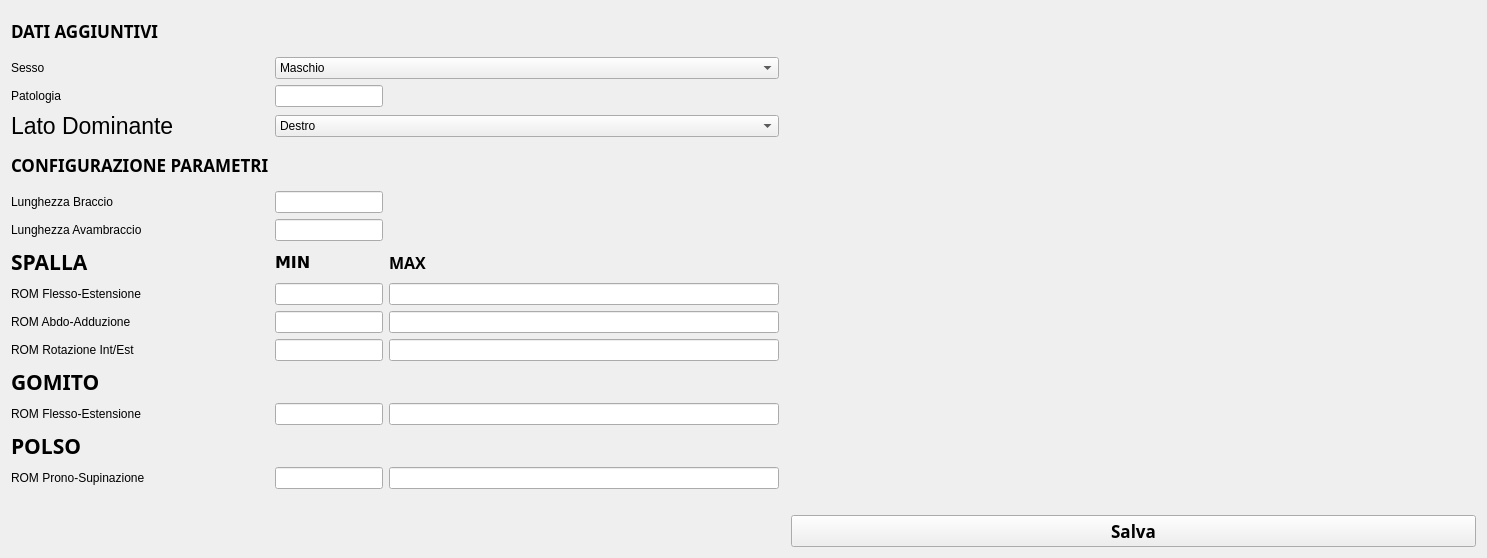
     <widget class="QWidget" name="page_config">
      <layout class="QGridLayout" name="gridLayout_2">
       <item row="2" column="0">
        <widget class="QLabel" name="label_2">
         <property name="text">
          <string>Patologia</string>
         </property>
        </widget>
       </item>
       <item row="5" column="2" colspan="3">
        <spacer name="horizontalSpacer_2">
         <property name="orientation">
          <enum>Qt::Horizontal</enum>
         </property>
         <property name="sizeHint" stdset="0">
          <size>
           <width>792</width>
           <height>17</height>
          </size>
         </property>
        </spacer>
       </item>
       <item row="25" column="1">
        <widget class="QLineEdit" name="lineEdit_rom5_min"/>
       </item>
       <item row="2" column="1">
        <widget class="QLineEdit" name="lineEdit_patologia"/>
       </item>
       <item row="14" column="1">
        <widget class="QLineEdit" name="lineEdit_rom2_min"/>
       </item>
       <item row="21" column="0">
        <widget class="QLabel" name="label_rom4">
         <property name="text">
          <string>ROM Flesso-Estensione</string>
         </property>
        </widget>
       </item>
       <item row="25" column="0">
        <widget class="QLabel" name="label_rom5">
         <property name="text">
          <string>ROM Prono-Supinazione</string>
         </property>
        </widget>
       </item>
       <item row="25" column="2">
        <widget class="QLineEdit" name="lineEdit_rom5_max"/>
       </item>
       <item row="12" column="2">
        <widget class="QLabel" name="label_9">
         <property name="font">
          <font>
           <family>Sans</family>
           <pointsize>12</pointsize>
           <weight>75</weight>
           <bold>true</bold>
          </font>
         </property>
         <property name="text">
          <string>MAX</string>
         </property>
        </widget>
       </item>
       <item row="21" column="1">
        <widget class="QLineEdit" name="lineEdit_rom4_min"/>
       </item>
       <item row="13" column="2">
        <widget class="QLineEdit" name="lineEdit_rom1_max"/>
       </item>
       <item row="3" column="0">
        <widget class="QLabel" name="label_3">
         <property name="font">
          <font>
           <pointsize>17</pointsize>
          </font>
         </property>
         <property name="text">
          <string>Lato Dominante</string>
         </property>
        </widget>
       </item>
       <item row="5" column="1">
        <widget class="QLineEdit" name="lineEdit_lb"/>
       </item>
       <item row="13" column="0">
        <widget class="QLabel" name="label_rom1">
         <property name="text">
          <string>ROM Flesso-Estensione</string>
         </property>
        </widget>
       </item>
       <item row="21" column="2">
        <widget class="QLineEdit" name="lineEdit_rom4_max"/>
       </item>
       <item row="29" column="4">
        <widget class="QPushButton" name="pushButton_salva">
         <property name="font">
          <font>
           <family>Sans</family>
           <pointsize>13</pointsize>
           <weight>75</weight>
           <bold>true</bold>
          </font>
         </property>
         <property name="text">
          <string>Salva</string>
         </property>
        </widget>
       </item>
       <item row="1" column="0">
        <widget class="QLabel" name="label">
         <property name="text">
          <string>Sesso</string>
         </property>
        </widget>
       </item>
       <item row="14" column="2">
        <widget class="QLineEdit" name="lineEdit_rom2_max"/>
       </item>
       <item row="24" column="3" colspan="2">
        <spacer name="horizontalSpacer_3">
         <property name="orientation">
          <enum>Qt::Horizontal</enum>
         </property>
         <property name="sizeHint" stdset="0">
          <size>
           <width>691</width>
           <height>20</height>
          </size>
         </property>
        </spacer>
       </item>
       <item row="4" column="1">
        <spacer name="verticalSpacer">
         <property name="orientation">
          <enum>Qt::Vertical</enum>
         </property>
         <property name="sizeHint" stdset="0">
          <size>
           <width>20</width>
           <height>40</height>
          </size>
         </property>
        </spacer>
       </item>
       <item row="14" column="0">
        <widget class="QLabel" name="label_rom2">
         <property name="text">
          <string>ROM Abdo-Adduzione</string>
         </property>
        </widget>
       </item>
       <item row="9" column="1">
        <widget class="QLineEdit" name="lineEdit_la"/>
       </item>
       <item row="0" column="0">
        <widget class="QLabel" name="label_4">
         <property name="font">
          <font>
           <family>Sans</family>
           <pointsize>13</pointsize>
           <weight>75</weight>
           <bold>true</bold>
          </font>
         </property>
         <property name="text">
          <string>DATI AGGIUNTIVI</string>
         </property>
        </widget>
       </item>
       <item row="18" column="1">
        <widget class="QLineEdit" name="lineEdit_rom3_min"/>
       </item>
       <item row="28" column="4">
        <spacer name="horizontalSpacer">
         <property name="orientation">
          <enum>Qt::Horizontal</enum>
         </property>
         <property name="sizeHint" stdset="0">
          <size>
           <width>40</width>
           <height>20</height>
          </size>
         </property>
        </spacer>
       </item>
       <item row="18" column="2">
        <widget class="QLineEdit" name="lineEdit_rom3_max"/>
       </item>
       <item row="9" column="0">
        <widget class="QLabel" name="label_la">
         <property name="text">
          <string>Lunghezza Avambraccio</string>
         </property>
        </widget>
       </item>
       <item row="18" column="0">
        <widget class="QLabel" name="label_rom3">
         <property name="text">
          <string>ROM Rotazione Int/Est</string>
         </property>
        </widget>
       </item>
       <item row="13" column="1">
        <widget class="QLineEdit" name="lineEdit_rom1_min"/>
       </item>
       <item row="5" column="0">
        <widget class="QLabel" name="label_lb">
         <property name="text">
          <string>Lunghezza Braccio</string>
         </property>
        </widget>
       </item>
       <item row="19" column="0">
        <widget class="QLabel" name="label_10">
         <property name="font">
          <font>
           <family>Sans</family>
           <pointsize>16</pointsize>
           <weight>75</weight>
           <bold>true</bold>
          </font>
         </property>
         <property name="text">
          <string>GOMITO</string>
         </property>
        </widget>
       </item>
       <item row="12" column="1">
        <widget class="QLabel" name="label_8">
         <property name="font">
          <font>
           <family>DejaVu Sans</family>
           <pointsize>12</pointsize>
           <weight>75</weight>
           <bold>true</bold>
          </font>
         </property>
         <property name="text">
          <string>MIN</string>
         </property>
        </widget>
       </item>
       <item row="24" column="0">
        <widget class="QLabel" name="label_12">
         <property name="font">
          <font>
           <family>Sans</family>
           <pointsize>16</pointsize>
           <weight>75</weight>
           <bold>true</bold>
          </font>
         </property>
         <property name="text">
          <string>POLSO</string>
         </property>
        </widget>
       </item>
       <item row="0" column="1">
        <spacer name="verticalSpacer_3">
         <property name="orientation">
          <enum>Qt::Vertical</enum>
         </property>
         <property name="sizeHint" stdset="0">
          <size>
           <width>20</width>
           <height>40</height>
          </size>
         </property>
        </spacer>
       </item>
       <item row="4" column="0">
        <widget class="QLabel" name="label_11">
         <property name="font">
          <font>
           <family>Sans</family>
           <pointsize>13</pointsize>
           <weight>75</weight>
           <bold>true</bold>
          </font>
         </property>
         <property name="text">
          <string>CONFIGURAZIONE PARAMETRI</string>
         </property>
        </widget>
       </item>
       <item row="12" column="0">
        <widget class="QLabel" name="label_7">
         <property name="font">
          <font>
           <family>Sans</family>
           <pointsize>16</pointsize>
           <weight>75</weight>
           <bold>true</bold>
          </font>
         </property>
         <property name="text">
          <string>SPALLA</string>
         </property>
        </widget>
       </item>
       <item row="3" column="1" colspan="2">
        <widget class="QComboBox" name="comboBox_latodom">
         <item>
          <property name="text">
           <string>Destro</string>
          </property>
         </item>
         <item>
          <property name="text">
           <string>Sinistro</string>
          </property>
         </item>
        </widget>
       </item>
       <item row="1" column="1" colspan="2">
        <widget class="QComboBox" name="comboBox_sesso">
         <item>
          <property name="text">
           <string>Maschio</string>
          </property>
         </item>
         <item>
          <property name="text">
           <string>Femmina</string>
          </property>
         </item>
        </widget>
       </item>
      </layout>
     </widget>
